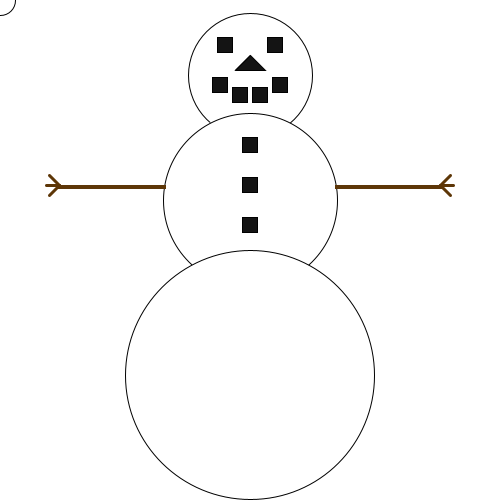
Frame 1 (no input)
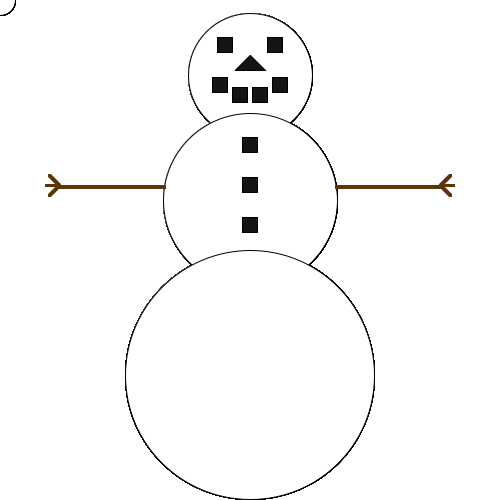
Frame 60 (the mouse pressed at the canvas centre just before this capture)
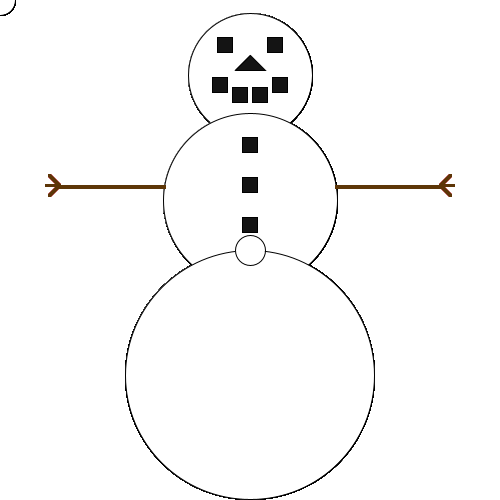
Frame 120 (the mouse held since frame 60 and released just before this capture)

The Processing sketch that drew these frames (run headless with seeded random() and noise(); from frame 60 on, the mouse is pressed at the canvas centre):

// Processing sketch: processing_157073
// ── processing_157073.pde

void setup(){
    // Set the size of the window
    size (500,500);
    background(255);
    smooth();
    println("Hello World");
   
}

void draw() {
  
  
  
  // Set CENTER mode
  ellipseMode(CENTER);
  rectMode(CENTER);
  
  // Set stoke
  stroke(0);
  strokeWeight(1);
  
  // Draw Snowy's Body  
  fill(255);
  ellipse(250,75,124,124);
  ellipse(250,200,174,174);
  ellipse(250,375,249,249);
  ellipse(mouseX,mouseY,30,30);
 
  // Draw Snowy's Eyes
  fill(20);
  rect(225,45,15,15);
  rect(275,45,15,15);
 
  // Draw Snowy's Nose
  triangle(250,55,235,70,265,70);

  // Draw Snowy's Mouth
  rect(220,85,15,15);
  rect(240,95,15,15);
  rect(260,95,15,15);
  rect(280,85,15,15);
  
  // Draw Snowy's Buttons
  rect(250,145,15,15);
  rect(250,185,15,15);
  rect(250,225,15,15);
 
  // Draw Snowy's Arms
  stroke(#5D3607);
  fill(#5D3607);
  rectMode(CORNER);
  rect(58,185,107,3);
  rect(335,185,107,3);

  // Draw Snowy's right hand
  strokeWeight(3);
  line(59,185,49,175);
  line(59,185,46,185);
  line(59,185,49,195);
  
  // Draw Snowy's left hand
  line(440,185,450,175);
  line(440,185,453,185);
  line(440,185,450,195);

}
